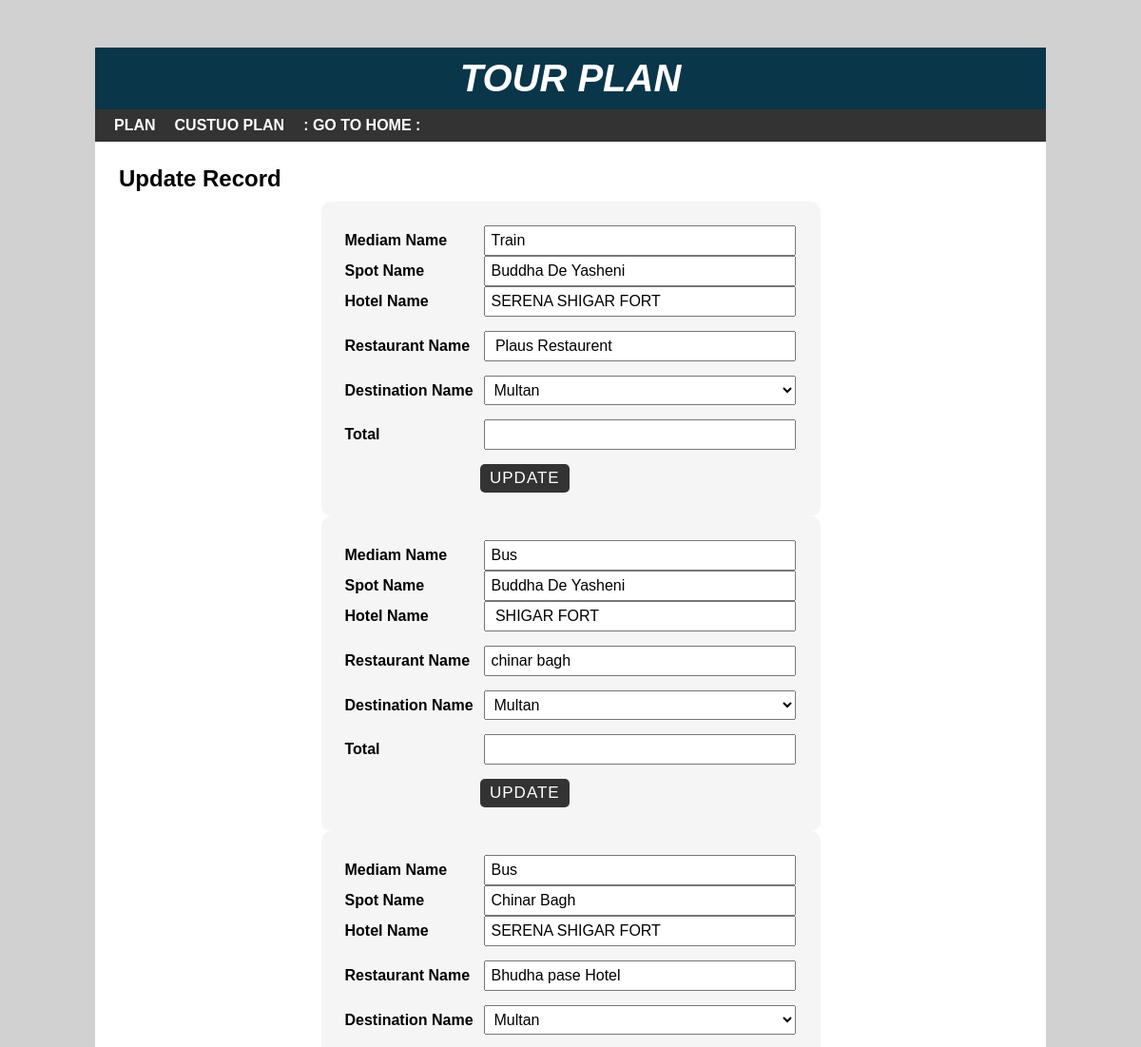
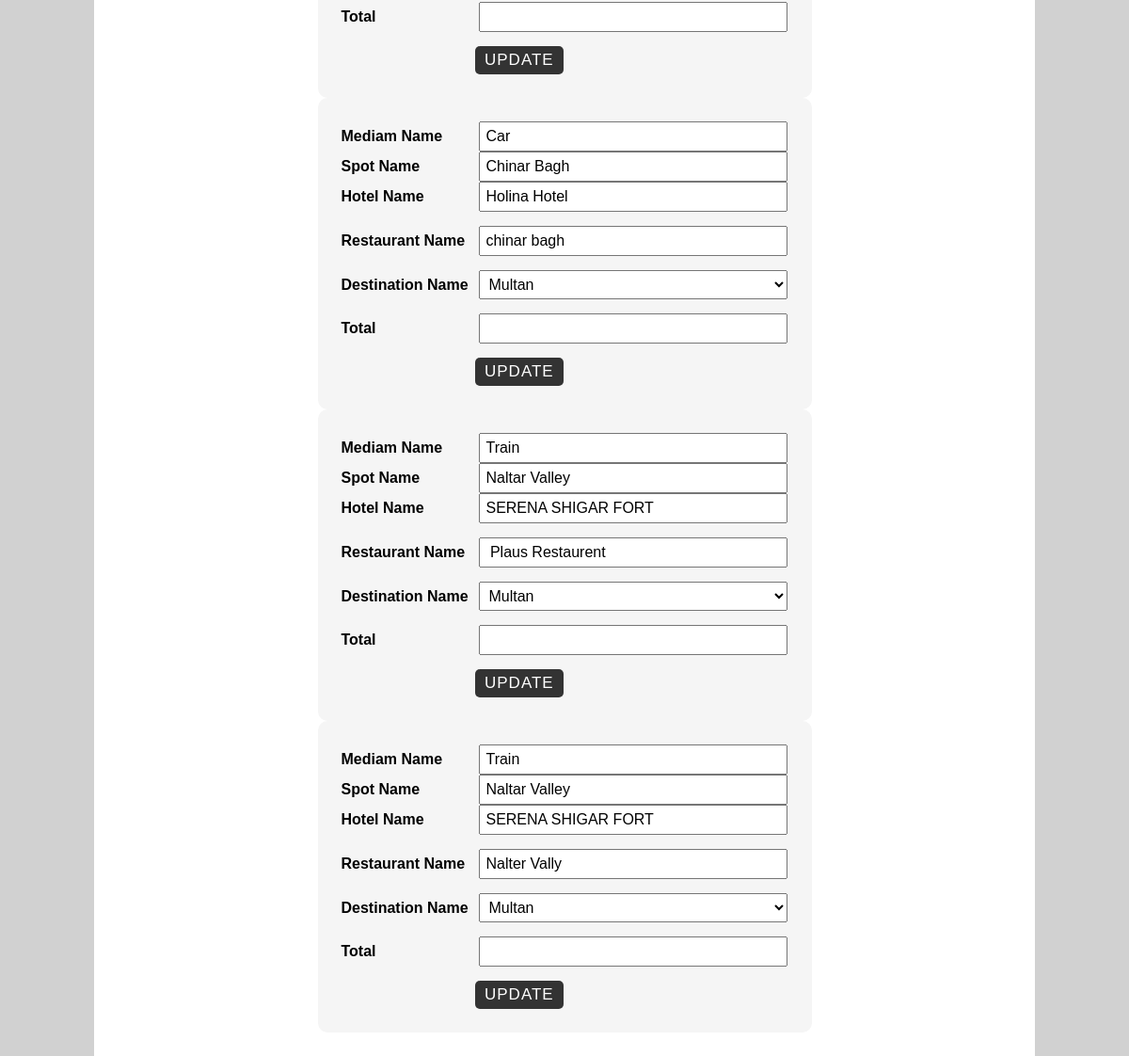
The app's page /crud/edit.php?id=2 with its own data (2 pictures, top to bottom).
### tables this page shows
CREATE TABLE `plan` (
  `DestinationID` int(11) NOT NULL,
  `SpotID` int(11) NOT NULL,
  `RestaurantID` int(11) NOT NULL,
  `TM_ID` int(11) NOT NULL,
  `HotelID` int(11) NOT NULL
);

CREATE TABLE `tmedium` (
  `TM_ID` int(11) NOT NULL,
  `TM_Name` varchar(50) DEFAULT NULL,
  `TM_type` varchar(50) DEFAULT NULL,
  `D_Cost` int(11) DEFAULT NULL,
  `DestinationID` int(11) DEFAULT NULL
);

CREATE TABLE `famousspots` (
  `SpotID` int(11) NOT NULL,
  `SpotName` varchar(50) DEFAULT NULL,
  `Street` varchar(50) DEFAULT NULL,
  `City` varchar(50) DEFAULT NULL,
  `ZipCode` varchar(50) DEFAULT NULL,
  `PerhedPrice` int(11) DEFAULT NULL,
  `DestinationID` int(11) DEFAULT NULL
);

CREATE TABLE `hotel` (
  `HotelID` int(11) NOT NULL,
  `HotelName` varchar(50) DEFAULT NULL,
  `Street` varchar(50) DEFAULT NULL,
  `City` varchar(50) DEFAULT NULL,
  `ZipCode` varchar(50) DEFAULT NULL,
  `PerRoomCost` int(11) DEFAULT NULL,
  `DestinationID` int(11) DEFAULT NULL
);

CREATE TABLE `restaurant` (
  `RestaurantID` int(11) NOT NULL,
  `RestaurantName` varchar(30) DEFAULT NULL,
  `Street` varchar(50) DEFAULT NULL,
  `City` varchar(50) DEFAULT NULL,
  `ZipCode` varchar(50) DEFAULT NULL,
  `PerhedCost` int(11) DEFAULT NULL,
  `DestinationID` int(11) DEFAULT NULL
);

### crud/edit.php (the view, shortened to what this page needs)
<?php include 'header.php'; ?>
<div id="main-content">
    <h2>Update Record</h2>
    <?php
   $conn = mysqli_connect("localhost","root","","tour") or die("Mysql Not Connect");
    $stid = $_GET['id'];
    $sql01 = "SELECT p.DestinationID, d.DestinationName, fs.SpotName, h.HotelName, r.RestaurantName,t.TM_Name,
    (fs.PerhedPrice+h.PerRoomCost+r.PerhedCost+t.D_Cost) as 'Total Cost'
    FROM plan p NATURAL JOIN destination d
    INNER JOIN famousspots fs ON(p.SpotID = fs.SpotID)
    INNER JOIN restaurant r ON(p.RestaurantID = r.RestaurantID)
    INNER JOIN tmedium t ON(p.TM_ID = t.TM_ID)
    INNER JOIN hotel h ON(p.HotelID = h.HotelID)
    WHERE p.DestinationID = {$stid};";
    $result = mysqli_query($conn,$sql01) or dir("Qury Not Run");
    if(mysqli_num_rows($result)>0){
        while($row =  mysqli_fetch_assoc($result)){
    ?>
    <form class="post-form" action="" method="post">
      <div class="form-group">
          <label>Mediam Name</label>
          <input type="text" name="sname" value="<?php echo $row["TM_Name"] ?>"/>
          <label>Spot Name</label>
          <input type="text" name="sname" value="<?php echo $row["SpotName"] ?>"/>
          <label>Hotel Name</label>
          <input type="text" name="sname" value="<?php echo $row["HotelName"] ?>"/>
      </div>
      <div class="form-group">
          <label>Restaurant Name</label>
          <input type="text" name="saddress" value="<?php echo $row["RestaurantName"] ?>"/>
      </div>
      <div class="form-group">
          <label>Destination Name</label>
          <select name="sclass">
              <?php
                include 'connection.php';
                $sql02 = "SELECT * FROM `destination`";
                $result01 = mysqli_query($conn,$sql02) or die("Select Qury Not Run");
                while($row01 = mysqli_fetch_assoc($result01)){
                ?>
                <option <?php echo $selected; ?> value="$row[p.DestinationID]"><?php echo $row01["DestinationName"] ?></option>
                <?php } ?>
          </select>
      </div>
      <div class="form-group">
          <label>Total</label>
          <input type="text" name="sphone" value=""/>
      </div>
      <input class="submit" type="submit" value="Update"/>
    </form>
    <?php }} ?>
</div>
</div>
</body>
</html>

### crud/css/style.css (style rules this page uses)
body { font:16px arial; margin: 0; padding: 0; background: #d1d1d1; }
#main-content { padding: 25px; min-height: 400px; }
#main-content h2 { margin: 0 0 10px; text-transform: capitalize; }
#main-content .post-form { width: 50%; padding: 25px; margin: 0 auto; background-color: #f5f5f5; border-radius: 10px; }
#main-content .post-form .form-group { margin: 0 0 15px; }
#main-content .post-form .form-group label { width: 30%; display: inline-block; font-weight: 600; }
#main-content .post-form .form-group input, #main-content .post-form .form-group select { font-size: 16px; width: 66%; display: inline-block; padding: 5px; margin: 0; }
#main-content .post-form .form-group select { width: 69%; }
#main-content .post-form .submit { font-size: 17px; letter-spacing: 1px; text-transform: uppercase; padding: 5px 10px; color: #fff; background-color: #333; border: none; border-radius: 5px; margin: 0 0 0 30%; cursor: pointer; transition: all 0.3s; }

### records on screen
plan: sname "Train", sname "Buddha De Yasheni", sname "SERENA SHIGAR FORT", saddress "Plaus Restaurent"
plan: sname "Bus", sname "Buddha De Yasheni", sname "SHIGAR FORT", saddress "chinar bagh"
plan: sname "Bus", sname "Chinar Bagh", sname "SERENA SHIGAR FORT", saddress "Bhudha pase Hotel"
plan: sname "Car", sname "Chinar Bagh", sname "Holina Hotel", saddress "chinar bagh"
plan: sname "Train", sname "Naltar Valley", sname "SERENA SHIGAR FORT", saddress "Plaus Restaurent"
plan: sname "Train", sname "Naltar Valley", sname "SERENA SHIGAR FORT", saddress "Nalter Vally"

### other values on screen
form field sclass "Multan"
